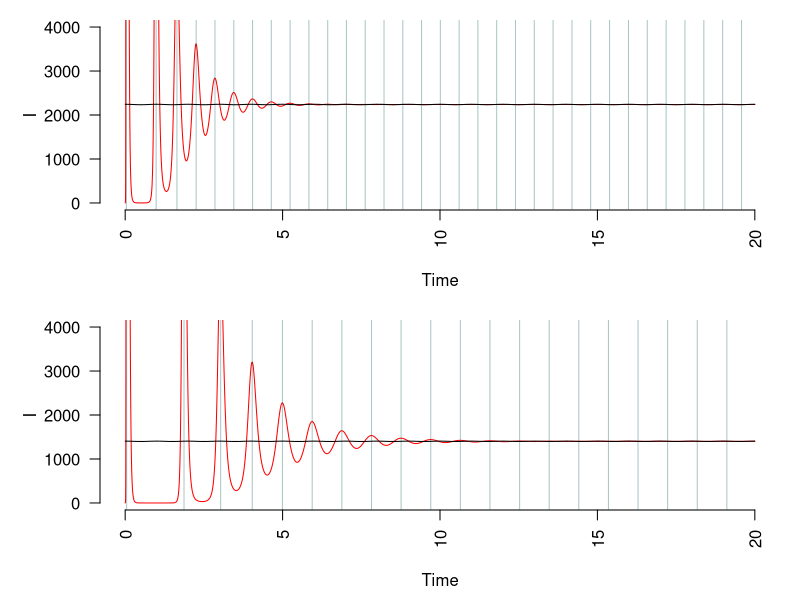

Generate this figure with R:
library(deSolve)

beta = function(t, b0, b1, b2) {
    b0 * (1 + b1 * cos(b2*2*pi*t) );
}

model = function(t, y, p) {
    with(as.list(c(y, p)), {
        beta_t = beta(t, b0, b1, b2)
        ds = (n-s-i)/l - beta_t*i*s/n
        di = beta_t*i*s/n - i/d
        list(c(ds, di))
    })
}

endemic_S = function(N, b0, D) { N/(b0*D) }
endemic_I = function(N, b0, D, L) { (N- (N/(b0*D)))/(1+L/D) }

find_peaks = function(x) {which(diff(sign(diff(x)))==-2)+1}

pars = c(b1 = 0.0, b2 = 1, n = 500000)
yini = c(s = 500000 - 1, i = 1)
#s_star = endemic_S(500000, 500, 0.02)
#i_star = endemic_I(500000, 500, 0.025, 8)
#yini = c(s = s_star+1, i = i_star-1)
delta = 1/365
times = seq(from = 0, to = 20, by = delta)

plot_fig = function(x,y,clr='red',...) {
    plot(x, y, ylim=c(0,4000), type='l', col=clr, bty='n', xlab="Time", ylab="I", las=2, ...)
    abline(v=min(x)+find_peaks(y)*delta, col='#00555555')
}

row_subset = which(times>=0)[[1]]:length(times)
t = times[row_subset]

par(mfrow=c(2,1))
par(mar=c(4.5,5,1,1))

pars['b0'] = 500
pars['l']  = 4
pars['d']  = 0.02
out1 = ode (times = times, y = yini, func = model, parms = pars)
Ia = out1[row_subset,3]
plot_fig(t,Ia)
points(t, endemic_I(500000, beta(t, 500, 0.02, 1), 0.02, 4), type='l')

pars['b0'] = 400
pars['l']  = 8
pars['d']  = 0.025
out2 = ode (times = times, y = yini, func = model, parms = pars)
Ib = out2[row_subset,3]

plot_fig(t,Ib)
points(t, endemic_I(500000, beta(t, 400, 0.025, 1), 0.025, 8), type='l')

print(table(diff(find_peaks(Ia))))
print(table(diff(find_peaks(Ib))))

pars['b2'] = 1.2
out3 = ode (times = times, y = yini, func = model, parms = pars)
#points(t, out3[row_subset, 3], ylim=c(0,4000), type='l', col='blue', bty='n', xlab="Time", ylab="I", las=2)
#plot_fig(t, out3[row_subset, 3], clr='blue')

pars['b2'] = 0.8 
out4 = ode (times = times, y = yini, func = model, parms = pars)
#points(t, out4[row_subset, 3], ylim=c(0,4000), type='l', col='green', bty='n', xlab="Time", ylab="I", las=2)
#plot_fig(t, out4[row_subset, 3], clr='green')

period = function(d,l,b0) { 2*pi*sqrt((d*l)/(d*b0-1)) }
